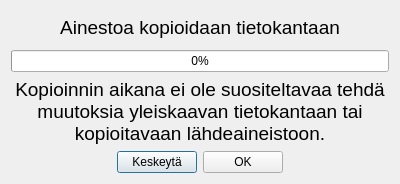
<?xml version="1.0" encoding="UTF-8"?>
<ui version="4.0">
 <class>DialogCopyMessage</class>
 <widget class="QDialog" name="DialogCopyMessage">
  <property name="geometry">
   <rect>
    <x>0</x>
    <y>0</y>
    <width>400</width>
    <height>184</height>
   </rect>
  </property>
  <property name="windowTitle">
   <string>Dialog</string>
  </property>
  <layout class="QVBoxLayout" name="verticalLayout">
   <item>
    <widget class="QLabel" name="label">
     <property name="sizePolicy">
      <sizepolicy hsizetype="Preferred" vsizetype="Expanding">
       <horstretch>0</horstretch>
       <verstretch>0</verstretch>
      </sizepolicy>
     </property>
     <property name="font">
      <font>
       <pointsize>14</pointsize>
      </font>
     </property>
     <property name="text">
      <string>Ainestoa kopioidaan tietokantaan</string>
     </property>
     <property name="alignment">
      <set>Qt::AlignCenter</set>
     </property>
     <property name="wordWrap">
      <bool>true</bool>
     </property>
    </widget>
   </item>
   <item>
    <widget class="QProgressBar" name="progressBar">
     <property name="value">
      <number>0</number>
     </property>
    </widget>
   </item>
   <item>
    <widget class="QLabel" name="labelWarning">
     <property name="sizePolicy">
      <sizepolicy hsizetype="Preferred" vsizetype="Expanding">
       <horstretch>0</horstretch>
       <verstretch>0</verstretch>
      </sizepolicy>
     </property>
     <property name="font">
      <font>
       <pointsize>14</pointsize>
      </font>
     </property>
     <property name="text">
      <string>Kopioinnin aikana ei ole suositeltavaa tehdä muutoksia yleiskaavan tietokantaan tai kopioitavaan lähdeaineistoon.</string>
     </property>
     <property name="alignment">
      <set>Qt::AlignCenter</set>
     </property>
     <property name="wordWrap">
      <bool>true</bool>
     </property>
    </widget>
   </item>
   <item>
    <layout class="QHBoxLayout" name="horizontalLayout">
     <item>
      <spacer name="horizontalSpacer">
       <property name="orientation">
        <enum>Qt::Horizontal</enum>
       </property>
       <property name="sizeHint" stdset="0">
        <size>
         <width>40</width>
         <height>20</height>
        </size>
       </property>
      </spacer>
     </item>
     <item>
      <widget class="QPushButton" name="pushButtonStop">
       <property name="text">
        <string>Keskeytä</string>
       </property>
      </widget>
     </item>
     <item>
      <widget class="QPushButton" name="pushButtonClose">
       <property name="sizePolicy">
        <sizepolicy hsizetype="Preferred" vsizetype="Fixed">
         <horstretch>0</horstretch>
         <verstretch>0</verstretch>
        </sizepolicy>
       </property>
       <property name="text">
        <string>OK</string>
       </property>
      </widget>
     </item>
     <item>
      <spacer name="horizontalSpacer_2">
       <property name="orientation">
        <enum>Qt::Horizontal</enum>
       </property>
       <property name="sizeHint" stdset="0">
        <size>
         <width>40</width>
         <height>20</height>
        </size>
       </property>
      </spacer>
     </item>
    </layout>
   </item>
  </layout>
 </widget>
 <resources/>
 <connections/>
</ui>
